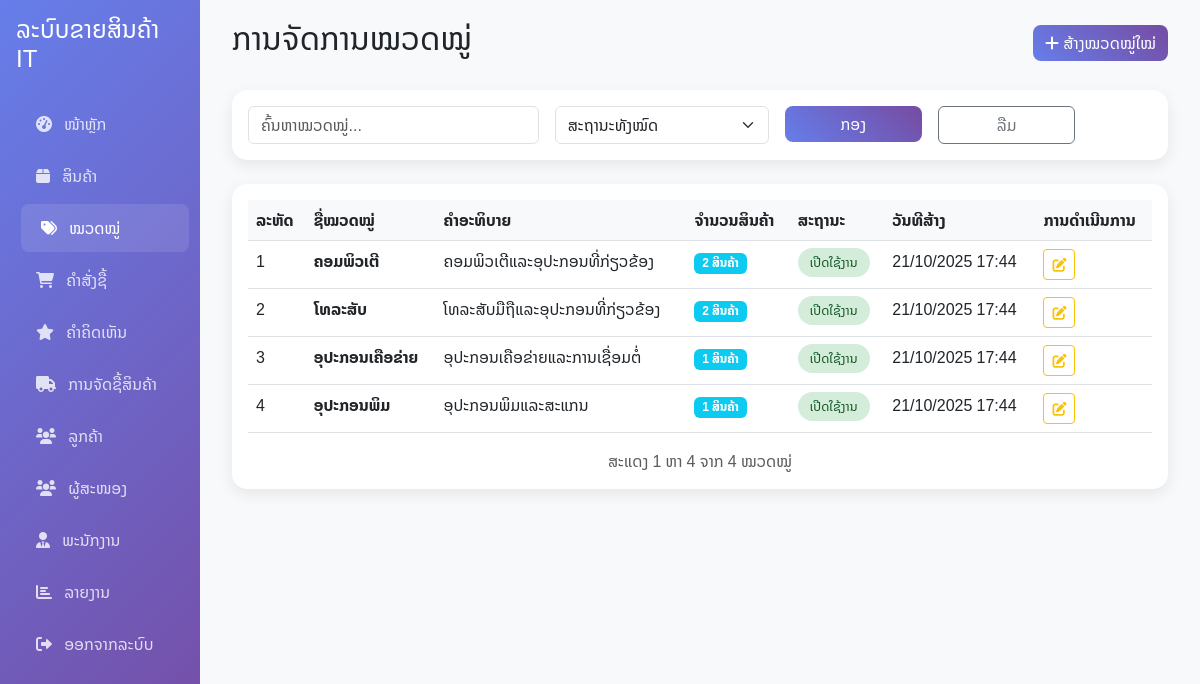
The app's page /admin/categories.php (signed in) with its own data.
### tables this page shows
CREATE TABLE product_categories (
    id INT AUTO_INCREMENT PRIMARY KEY,
    name VARCHAR(255) NOT NULL,
    description TEXT,
    status ENUM('active', 'inactive') DEFAULT 'active',
    created_at TIMESTAMP DEFAULT CURRENT_TIMESTAMP,
    updated_at TIMESTAMP DEFAULT CURRENT_TIMESTAMP ON UPDATE CURRENT_TIMESTAMP
);

### admin/categories.php (the view, shortened to what this page needs)
<?php
$database = new Database();
$db = $database->getConnection();
$page = isset($_GET['page']) ? (int)$_GET['page'] : 1;
$limit = 10;
$offset = ($page - 1) * $limit;
$search = $_GET['search'] ?? '';
$where_conditions = [];
$params = [];
$where_clause = !empty($where_conditions) ? "WHERE " . implode(" AND ", $where_conditions) : "";
$count_query = "SELECT COUNT(*) FROM product_categories $where_clause";
$stmt = $db->prepare($count_query);
$stmt->execute($params);
$total_categories = $stmt->fetchColumn();
$query = "SELECT c.*,
          (SELECT COUNT(*) FROM products WHERE category_id = c.id) as product_count
          FROM product_categories c
          $where_clause
          ORDER BY c.name ASC
          LIMIT ? OFFSET ?";
$stmt = $db->prepare($query);
$param_count = 1;
$stmt->bindValue($param_count++, $limit, PDO::PARAM_INT);
$stmt->bindValue($param_count++, $offset, PDO::PARAM_INT);
$stmt->execute();
$categories = $stmt->fetchAll(PDO::FETCH_ASSOC);
?>
<?php include 'includes/header.php'; ?>
<?php include 'includes/sidebar.php'; ?>
            <div class="col-md-9 col-lg-10">
                <div class="main-content">
                    <div class="d-flex justify-content-between align-items-center mb-4">
                        <h2>ການຈັດການໝວດໝູ່</h2>
                        <button class="btn btn-primary" data-bs-toggle="modal" data-bs-target="#createCategoryModal">
                            <i class="fas fa-plus"></i> ສ້າງໝວດໝູ່ໃໝ່
                        </button>
                    </div>
                    <div class="card mb-4">
                        <div class="card-body">
                            <form method="GET" class="row g-3">
                                <div class="col-md-4">
                                    <input type="text" class="form-control" name="search"
                                           placeholder="ຄົ້ນຫາໝວດໝູ່..." value="<?php echo htmlspecialchars($search); ?>">
                                </div>
                                <div class="col-md-3">
                                    <select class="form-select" name="status">
                                        <option value="">ສະຖານະທັງໝົດ</option>
                                    </select>
                                </div>
                                <div class="col-md-2">
                                    <button type="submit" class="btn btn-primary w-100">ກອງ</button>
                                </div>
                                <div class="col-md-2">
                                    <a href="categories.php" class="btn btn-outline-secondary w-100">ລືມ</a>
                                </div>
                            </form>
                        </div>
                    </div>
                    <div class="card">
                        <div class="card-body">
                            <div class="table-responsive">
                                <table class="table table-hover">
                                    <thead>
                                        <tr>
                                            <th>ລະຫັດ</th>
                                            <th>ຊື່ໝວດໝູ່</th>
                                            <th>ຄໍາອະທິບາຍ</th>
                                            <th>ຈໍານວນສິນຄ້າ</th>
                                            <th>ສະຖານະ</th>
                                            <th>ວັນທີສ້າງ</th>
                                            <th>ການດໍາເນີນການ</th>
                                        </tr>
                                    </thead>
                                    <tbody>
                                        <?php if (empty($categories)): ?>
                                            <tr>
                                                <td colspan="7" class="text-center text-muted">ບໍ່ມີຂໍ້ມູນໝວດໝູ່</td>
                                            </tr>
                                        <?php else: ?>
                                            <?php foreach ($categories as $category): ?>
                                                <tr>
                                                    <td><?php echo $category['id']; ?></td>
                                                    <td><strong><?php echo htmlspecialchars($category['name']); ?></strong></td>
                                                    <td><?php echo htmlspecialchars($category['description']); ?></td>
                                                    <td>
                                                        <span class="badge bg-info"><?php echo $category['product_count']; ?> ສິນຄ້າ</span>
                                                    </td>
                                                    <td>
                                                        <span class="status-badge status-<?php echo $category['status']; ?>">
                                                            <?php echo $category['status'] === 'active' ? 'ເປີດໃຊ້ງານ' : 'ປິດໃຊ້ງານ'; ?>
                                                        </span>
                                                    </td>
                                                    <td><?php echo date('d/m/Y H:i', strtotime($category['created_at'])); ?></td>
                                                    <td>
                                                        <div class="btn-group" role="group">
                                                            <button type="button" class="btn btn-sm btn-outline-warning"
                                                                    onclick="editCategory(<?php echo htmlspecialchars(json_encode($category)); ?>)">
                                                                <i class="fas fa-edit"></i>
                                                            </button>
                                                        </div>
                                                    </td>
                                                </tr>
                                            <?php endforeach; ?>
                                        <?php endif; ?>
                                    </tbody>
                                </table>
                            </div>
                            <div class="text-muted text-center">
                                ສະແດງ <?php echo $offset + 1; ?> ຫາ <?php echo min($offset + $limit, $total_categories); ?> ຈາກ <?php echo $total_categories; ?> ໝວດໝູ່
                            </div>
                        </div>
                    </div>
                </div>
            </div>
        </div>
    </div>
<?php include 'includes/footer.php'; ?>

### admin/includes/admin_styles.php (style rules this page uses)
body { font-family: 'Noto Sans Lao', sans-serif; background-color: #f8f9fa; }
.main-content { padding: 20px; }
.card { border: none; border-radius: 15px; box-shadow: 0 5px 15px rgba(0, 0, 0, 0.08); }
.btn-primary { background: linear-gradient(45deg, #667eea, #764ba2); border: none; border-radius: 8px; }
.table th { background-color: #f8f9fa; border-top: none; font-weight: 600; }
.status-badge { padding: 4px 12px; border-radius: 20px; font-size: 0.8rem; font-weight: 500; }
.status-active { background-color: #d4edda; color: #155724; }

### records on screen
product_categories: id "1", name "ຄອມພິວເຕີ", description "ຄອມພິວເຕີແລະອຸປະກອນທີ່ກ່ຽວຂ້ອງ", product_count "2", status "ເປີດໃຊ້ງານ", created_at "21/10/2025 17:44"
product_categories: id "2", name "ໂທລະສັບ", description "ໂທລະສັບມືຖືແລະອຸປະກອນທີ່ກ່ຽວຂ້ອງ", product_count "2", status "ເປີດໃຊ້ງານ", created_at "21/10/2025 17:44"
product_categories: id "3", name "ອຸປະກອນເຄືອຂ່າຍ", description "ອຸປະກອນເຄືອຂ່າຍແລະການເຊື່ອມຕໍ່", product_count "1", status "ເປີດໃຊ້ງານ", created_at "21/10/2025 17:44"
product_categories: id "4", name "ອຸປະກອນພິມ", description "ອຸປະກອນພິມແລະສະແກນ", product_count "1", status "ເປີດໃຊ້ງານ", created_at "21/10/2025 17:44"

### other values on screen
$offset + 1 "1"
min($offset + $limit, $total_categories) "4"
$total_categories "4"
